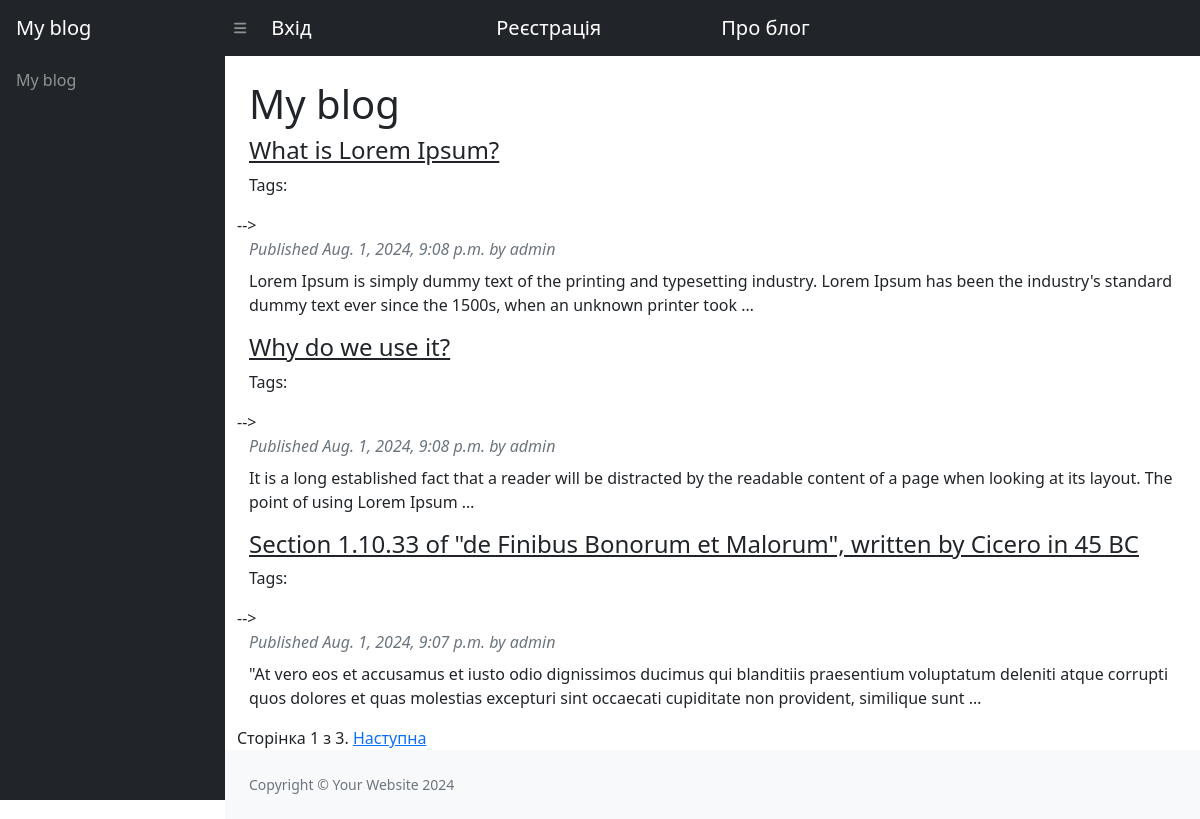
The page / on the database its author committed.
### blog/models.py (models this page shows, shortened)
class Post(models.Model):
    STATUS_CHOICES = (
        ('draft', 'Draft'),
        ('published', 'Published')
    )
    tags = TaggableManager()
    title = models.CharField(max_length=250)
    slug = models.SlugField(max_length=250, unique=True)#unique_for_date='publish'
    author = models.ForeignKey(User, related_name='blog_posts', on_delete=models.CASCADE)
    body = models.TextField()
    publish = models.DateTimeField(default=timezone.now)
    created = models.DateTimeField(auto_now_add=True)
    updated = models.DateTimeField(auto_now=True)
    status = models.CharField(max_length=15, choices=STATUS_CHOICES, default='draft')
    class Meta:
        ordering = ('-publish', )
        verbose_name = 'Пост'
        verbose_name_plural = 'Пости' #у множині
    def get_absolute_url(self):
        return reverse('blog:post_detail',
                       args=[
                           self.publish.year,
                           self.publish.strftime('%m'),
                           self.publish.strftime('%d'),
                           self.slug
                       ])

### blog/views.py (the view)
# urls.py: path('', views.post_list, name='base'),
def post_list(request, tag_slug=None):
    posts = Post.objects.filter(status='published')
    tag = None
    if tag_slug:
        tag = get_object_or_404(Tag, slug=tag_slug)
        posts = posts.filter(tags__in=[tag])
    paginator = Paginator(posts, 3)
    page = request.GET.get('page')
    try:
        posts = paginator.page(page)
    except PageNotAnInteger:
        posts = paginator.page(1)
    except EmptyPage:
        posts = paginator.page(paginator.num_pages)
    return render(request, 'blog/post/list.html',{'posts': posts, 'page': page,
                                                                         'tag': tag})

### blog/templates/blog/post/list.html (shortened to what this page needs)
{% extends "blog/base.html" %}
{% block content %}
    {% for post in posts %}
        <h4>
            <a class="card-header" href="{{ post.get_absolute_url }}">{{ post.title }}</a>
        </h4>
            <p class="tags">Tags:
            </p>
        -->
        <p class="text-muted fst-italic mb-2">
            Published {{ post.publish }} by {{ post.author }}
        </p>
        {{ post.body|truncatewords:30|linebreaks }}
    {% endfor %}
    {% include "pagination.html" with page=posts %}
{% endblock %}

### blog/templates/blog/base.html (shortened to what this page needs)
<!DOCTYPE html>
{% load static %}
<html lang="en">
    <head>
        <link href="https://cdn.jsdelivr.net/npm/simple-datatables@7.1.2/dist/style.min.css" rel="stylesheet" />
        <link href="{% static 'css/blog.css' %}" rel="stylesheet" type="text/css"/>
    </head>
    <body class="sb-nav-fixed">
        <nav class="sb-topnav navbar navbar-expand navbar-dark bg-dark">
            <a class="navbar-brand ps-3" href="/">My blog</a>
            <button class="btn btn-link btn-sm order-1 order-lg-0 me-4 me-lg-0" id="sidebarToggle" href="#!"><i class="fas fa-bars"></i></button>
            {% if user.is_authenticated %}
            	<a class="navbar-brand ps-3" href="{% url 'profile' %}">Профіль</a>
            	<a class="navbar-brand ps-3" href="{% url 'logout_confirm' %}">Вихід</a>
                <a class="navbar-brand ps-3" href="{% url 'blog:post_create' %}">Новий пост</a>
          	{% else %}
            	<a class="navbar-brand ps-3" href="{% url 'login' %}">Вхід</a>
            	<a class="navbar-brand ps-3" href="{% url 'register' %}">Реєстрація</a>
          	{% endif %}
            <a class="navbar-brand ps-3" href="{#% url 'blog:blog_about' %}">Про блог</a>
        </nav>
        <div id="layoutSidenav">
            <div id="layoutSidenav_nav">
                <nav class="sb-sidenav accordion sb-sidenav-dark" id="sidenavAccordion">
                    <div class="sb-sidenav-menu">
                        <div class="nav">
                            <a class="nav-link" href="index.html">
                                My blog
                            </a>
                        </div>
                    </div>
                </nav>
            </div>
            <div id="layoutSidenav_content">
                <main>
                    <div class="container-fluid px-4">
                        <h1 class="mt-4">My blog</h1>
                        <div class="row">
                            {% block content %}
                            {% endblock %}
                        </div>
                    </div>
                </main>
                <footer class="py-4 bg-light mt-auto">
                    <div class="container-fluid px-4">
                        <div class="d-flex align-items-center justify-content-between small">
                            <div class="text-muted">Copyright &copy; Your Website 2024</div>
                        </div>
                    </div>
                </footer>
            </div>
        </div>
    </body>
</html>

### blog/templates/pagination.html (shortened to what this page needs)
<div class="pagination">
    <span class="step-links">
        <span class="current">
            Сторінка {{ page.number }} з {{ page.paginator.num_pages }}.
        </span>
        {% if page.has_next %}
            <a href="?page={{ page.next_page_number }}">Наступна</a>
        {% endif %}
    </span>
</div>

### rows shown on the page
Post: title "What is Lorem Ipsum?", publish "Aug. 1, 2024, 9:08 p.m.", author "admin", body "Lorem Ipsum is simply dummy text of the printing and typesetting industry. Lorem Ipsum has been the industry's standard dummy text ever since the 1500s, when an unknown printer took …"
Post: title "Why do we use it?", publish "Aug. 1, 2024, 9:08 p.m.", author "admin", body "It is a long established fact that a reader will be distracted by the readable content of a page when looking at its layout. The point of using Lorem Ipsum …"
Post: title "Section 1.10.33 of \"de Finibus Bonorum et Malorum\", written by Cicero in 45 BC", publish "Aug. 1, 2024, 9:07 p.m.", author "admin", body "\"At vero eos et accusamus et iusto odio dignissimos ducimus qui blanditiis praesentium voluptatum deleniti atque corrupti quos dolores et quas molestias excepturi sint occaecati cupiditate non provident, similique sunt …"

### other values the page prints
{{ page.number }} "1"
{{ page.paginator.num_pages }} "3"
